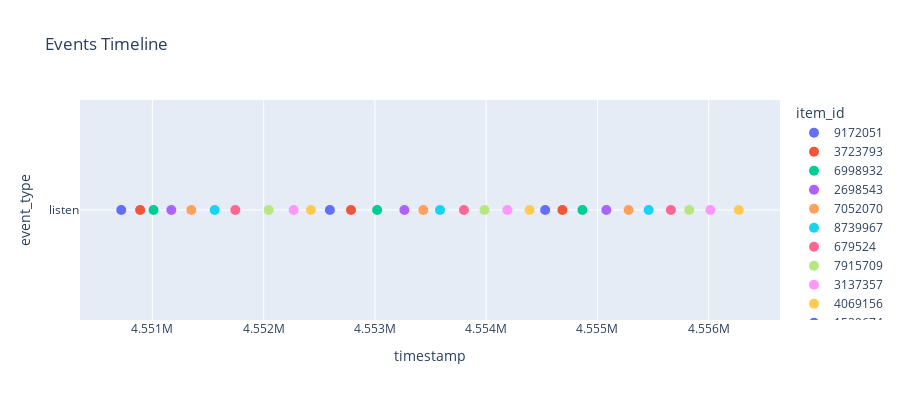

The code cell stored with this chart in its notebook:
### Code cell
import plotly.express as px

fig = px.scatter(
    data[data["uid"] == 803300][100:130] ,
    x = "timestamp",
    y = "event_type",
    color = "item_id",
    title = "Events Timeline",
    height = 400
)

fig.update_traces(marker=dict(size=10))
fig.show()

### Figure 1 — Plotly figure (JSON) as saved in the notebook; plotly's stock layout.template omitted (floating-point values rounded to 4 significant figures)
{"data": [{"hovertemplate": "item_id=9172051<br>timestamp=%{x}<br>event_type=%{y}<extra></extra>", "legendgroup": "9172051", "marker": {"color": "#636efa", "size": 10, "symbol": "circle"}, "mode": "markers", "name": "9172051", "orientation": "v", "showlegend": true, "type": "scatter", "x": [4550720], "xaxis": "x", "y": ["listen"], "yaxis": "y"}, {"hovertemplate": "item_id=3723793<br>timestamp=%{x}<br>event_type=%{y}<extra></extra>", "legendgroup": "3723793", "marker": {"color": "#EF553B", "size": 10, "symbol": "circle"}, "mode": "markers", "name": "3723793", "orientation": "v", "showlegend": true, "type": "scatter", "x": [4550890], "xaxis": "x", "y": ["listen"], "yaxis": "y"}, {"hovertemplate": "item_id=6998932<br>timestamp=%{x}<br>event_type=%{y}<extra></extra>", "legendgroup": "6998932", "marker": {"color": "#00cc96", "size": 10, "symbol": "circle"}, "mode": "markers", "name": "6998932", "orientation": "v", "showlegend": true, "type": "scatter", "x": [4551010], "xaxis": "x", "y": ["listen"], "yaxis": "y"}, {"hovertemplate": "item_id=2698543<br>timestamp=%{x}<br>event_type=%{y}<extra></extra>", "legendgroup": "2698543", "marker": {"color": "#ab63fa", "size": 10, "symbol": "circle"}, "mode": "markers", "name": "2698543", "orientation": "v", "showlegend": true, "type": "scatter", "x": [4551170], "xaxis": "x", "y": ["listen"], "yaxis": "y"}, {"hovertemplate": "item_id=7052070<br>timestamp=%{x}<br>event_type=%{y}<extra></extra>", "legendgroup": "7052070", "marker": {"color": "#FFA15A", "size": 10, "symbol": "circle"}, "mode": "markers", "name": "7052070", "orientation": "v", "showlegend": true, "type": "scatter", "x": [4551350], "xaxis": "x", "y": ["listen"], "yaxis": "y"}, {"hovertemplate": "item_id=8739967<br>timestamp=%{x}<br>event_type=%{y}<extra></extra>", "legendgroup": "8739967", "marker": {"color": "#19d3f3", "size": 10, "symbol": "circle"}, "mode": "markers", "name": "8739967", "orientation": "v", "showlegend": true, "type": "scatter", "x": [4551560], "xaxis": "x", "y": ["listen"], "yaxis": "y"}, {"hovertemplate": "item_id=679524<br>timestamp=%{x}<br>event_type=%{y}<extra></extra>", "legendgroup": "679524", "marker": {"color": "#FF6692", "size": 10, "symbol": "circle"}, "mode": "markers", "name": "679524", "orientation": "v", "showlegend": true, "type": "scatter", "x": [4551745], "xaxis": "x", "y": ["listen"], "yaxis": "y"}, {"hovertemplate": "item_id=7915709<br>timestamp=%{x}<br>event_type=%{y}<extra></extra>", "legendgroup": "7915709", "marker": {"color": "#B6E880", "size": 10, "symbol": "circle"}, "mode": "markers", "name": "7915709", "orientation": "v", "showlegend": true, "type": "scatter", "x": [4552045], "xaxis": "x", "y": ["listen"], "yaxis": "y"}, {"hovertemplate": "item_id=3137357<br>timestamp=%{x}<br>event_type=%{y}<extra></extra>", "legendgroup": "3137357", "marker": {"color": "#FF97FF", "size": 10, "symbol": "circle"}, "mode": "markers", "name": "3137357", "orientation": "v", "showlegend": true, "type": "scatter", "x": [4552270], "xaxis": "x", "y": ["listen"], "yaxis": "y"}, {"hovertemplate": "item_id=4069156<br>timestamp=%{x}<br>event_type=%{y}<extra></extra>", "legendgroup": "4069156", "marker": {"color": "#FECB52", "size": 10, "symbol": "circle"}, "mode": "markers", "name": "4069156", "orientation": "v", "showlegend": true, "type": "scatter", "x": [4552425], "xaxis": "x", "y": ["listen"], "yaxis": "y"}, {"hovertemplate": "item_id=1529674<br>timestamp=%{x}<br>event_type=%{y}<extra></extra>", "legendgroup": "1529674", "marker": {"color": "#636efa", "size": 10, "symbol": "circle"}, "mode": "markers", "name": "1529674", "orientation": "v", "showlegend": true, "type": "scatter", "x": [4552595], "xaxis": "x", "y": ["listen"], "yaxis": "y"}, {"hovertemplate": "item_id=2710484<br>timestamp=%{x}<br>event_type=%{y}<extra></extra>", "legendgroup": "2710484", "marker": {"color": "#EF553B", "size": 10, "symbol": "circle"}, "mode": "markers", "name": "2710484", "orientation": "v", "showlegend": true, "type": "scatter", "x": [4552785], "xaxis": "x", "y": ["listen"], "yaxis": "y"}, {"hovertemplate": "item_id=7621015<br>timestamp=%{x}<br>event_type=%{y}<extra></extra>", "legendgroup": "7621015", "marker": {"color": "#00cc96", "size": 10, "symbol": "circle"}, "mode": "markers", "name": "7621015", "orientation": "v", "showlegend": true, "type": "scatter", "x": [4553020], "xaxis": "x", "y": ["listen"], "yaxis": "y"}, {"hovertemplate": "item_id=3500366<br>timestamp=%{x}<br>event_type=%{y}<extra></extra>", "legendgroup": "3500366", "marker": {"color": "#ab63fa", "size": 10, "symbol": "circle"}, "mode": "markers", "name": "3500366", "orientation": "v", "showlegend": true, "type": "scatter", "x": [4553265], "xaxis": "x", "y": ["listen"], "yaxis": "y"}, {"hovertemplate": "item_id=2167965<br>timestamp=%{x}<br>event_type=%{y}<extra></extra>", "legendgroup": "2167965", "marker": {"color": "#FFA15A", "size": 10, "symbol": "circle"}, "mode": "markers", "name": "2167965", "orientation": "v", "showlegend": true, "type": "scatter", "x": [4553435], "xaxis": "x", "y": ["listen"], "yaxis": "y"}, {"hovertemplate": "item_id=3792777<br>timestamp=%{x}<br>event_type=%{y}<extra></extra>", "legendgroup": "3792777", "marker": {"color": "#19d3f3", "size": 10, "symbol": "circle"}, "mode": "markers", "name": "3792777", "orientation": "v", "showlegend": true, "type": "scatter", "x": [4553585], "xaxis": "x", "y": ["listen"], "yaxis": "y"}, {"hovertemplate": "item_id=9252880<br>timestamp=%{x}<br>event_type=%{y}<extra></extra>", "legendgroup": "9252880", "marker": {"color": "#FF6692", "size": 10, "symbol": "circle"}, "mode": "markers", "name": "9252880", "orientation": "v", "showlegend": true, "type": "scatter", "x": [4553800], "xaxis": "x", "y": ["listen"], "yaxis": "y"}, {"hovertemplate": "item_id=8962495<br>timestamp=%{x}<br>event_type=%{y}<extra></extra>", "legendgroup": "8962495", "marker": {"color": "#B6E880", "size": 10, "symbol": "circle"}, "mode": "markers", "name": "8962495", "orientation": "v", "showlegend": true, "type": "scatter", "x": [4553985], "xaxis": "x", "y": ["listen"], "yaxis": "y"}, {"hovertemplate": "item_id=4700610<br>timestamp=%{x}<br>event_type=%{y}<extra></extra>", "legendgroup": "4700610", "marker": {"color": "#FF97FF", "size": 10, "symbol": "circle"}, "mode": "markers", "name": "4700610", "orientation": "v", "showlegend": true, "type": "scatter", "x": [4554190], "xaxis": "x", "y": ["listen"], "yaxis": "y"}, {"hovertemplate": "item_id=4759880<br>timestamp=%{x}<br>event_type=%{y}<extra></extra>", "legendgroup": "4759880", "marker": {"color": "#FECB52", "size": 10, "symbol": "circle"}, "mode": "markers", "name": "4759880", "orientation": "v", "showlegend": true, "type": "scatter", "x": [4554390], "xaxis": "x", "y": ["listen"], "yaxis": "y"}, {"hovertemplate": "item_id=8971996<br>timestamp=%{x}<br>event_type=%{y}<extra></extra>", "legendgroup": "8971996", "marker": {"color": "#636efa", "size": 10, "symbol": "circle"}, "mode": "markers", "name": "8971996", "orientation": "v", "showlegend": true, "type": "scatter", "x": [4554530], "xaxis": "x", "y": ["listen"], "yaxis": "y"}, {"hovertemplate": "item_id=3623860<br>timestamp=%{x}<br>event_type=%{y}<extra></extra>", "legendgroup": "3623860", "marker": {"color": "#EF553B", "size": 10, "symbol": "circle"}, "mode": "markers", "name": "3623860", "orientation": "v", "showlegend": true, "type": "scatter", "x": [4554685], "xaxis": "x", "y": ["listen"], "yaxis": "y"}, {"hovertemplate": "item_id=4699317<br>timestamp=%{x}<br>event_type=%{y}<extra></extra>", "legendgroup": "4699317", "marker": {"color": "#00cc96", "size": 10, "symbol": "circle"}, "mode": "markers", "name": "4699317", "orientation": "v", "showlegend": true, "type": "scatter", "x": [4554865], "xaxis": "x", "y": ["listen"], "yaxis": "y"}, {"hovertemplate": "item_id=7302996<br>timestamp=%{x}<br>event_type=%{y}<extra></extra>", "legendgroup": "7302996", "marker": {"color": "#ab63fa", "size": 10, "symbol": "circle"}, "mode": "markers", "name": "7302996", "orientation": "v", "showlegend": true, "type": "scatter", "x": [4555080], "xaxis": "x", "y": ["listen"], "yaxis": "y"}, {"hovertemplate": "item_id=5300764<br>timestamp=%{x}<br>event_type=%{y}<extra></extra>", "legendgroup": "5300764", "marker": {"color": "#FFA15A", "size": 10, "symbol": "circle"}, "mode": "markers", "name": "5300764", "orientation": "v", "showlegend": true, "type": "scatter", "x": [4555280], "xaxis": "x", "y": ["listen"], "yaxis": "y"}, {"hovertemplate": "item_id=500031<br>timestamp=%{x}<br>event_type=%{y}<extra></extra>", "legendgroup": "500031", "marker": {"color": "#19d3f3", "size": 10, "symbol": "circle"}, "mode": "markers", "name": "500031", "orientation": "v", "showlegend": true, "type": "scatter", "x": [4555460], "xaxis": "x", "y": ["listen"], "yaxis": "y"}, {"hovertemplate": "item_id=6861524<br>timestamp=%{x}<br>event_type=%{y}<extra></extra>", "legendgroup": "6861524", "marker": {"color": "#FF6692", "size": 10, "symbol": "circle"}, "mode": "markers", "name": "6861524", "orientation": "v", "showlegend": true, "type": "scatter", "x": [4555660], "xaxis": "x", "y": ["listen"], "yaxis": "y"}, {"hovertemplate": "item_id=6593949<br>timestamp=%{x}<br>event_type=%{y}<extra></extra>", "legendgroup": "6593949", "marker": {"color": "#B6E880", "size": 10, "symbol": "circle"}, "mode": "markers", "name": "6593949", "orientation": "v", "showlegend": true, "type": "scatter", "x": [4555825], "xaxis": "x", "y": ["listen"], "yaxis": "y"}, {"hovertemplate": "item_id=8051964<br>timestamp=%{x}<br>event_type=%{y}<extra></extra>", "legendgroup": "8051964", "marker": {"color": "#FF97FF", "size": 10, "symbol": "circle"}, "mode": "markers", "name": "8051964", "orientation": "v", "showlegend": true, "type": "scatter", "x": [4556015], "xaxis": "x", "y": ["listen"], "yaxis": "y"}, {"hovertemplate": "item_id=4958593<br>timestamp=%{x}<br>event_type=%{y}<extra></extra>", "legendgroup": "4958593", "marker": {"color": "#FECB52", "size": 10, "symbol": "circle"}, "mode": "markers", "name": "4958593", "orientation": "v", "showlegend": true, "type": "scatter", "x": [4556270], "xaxis": "x", "y": ["listen"], "yaxis": "y"}], "layout": {"height": 400, "legend": {"title": {"text": "item_id"}, "tracegroupgap": 0}, "title": {"text": "Events Timeline"}, "xaxis": {"anchor": "y", "domain": [0, 1], "title": {"text": "timestamp"}}, "yaxis": {"anchor": "x", "domain": [0, 1], "title": {"text": "event_type"}}}}
